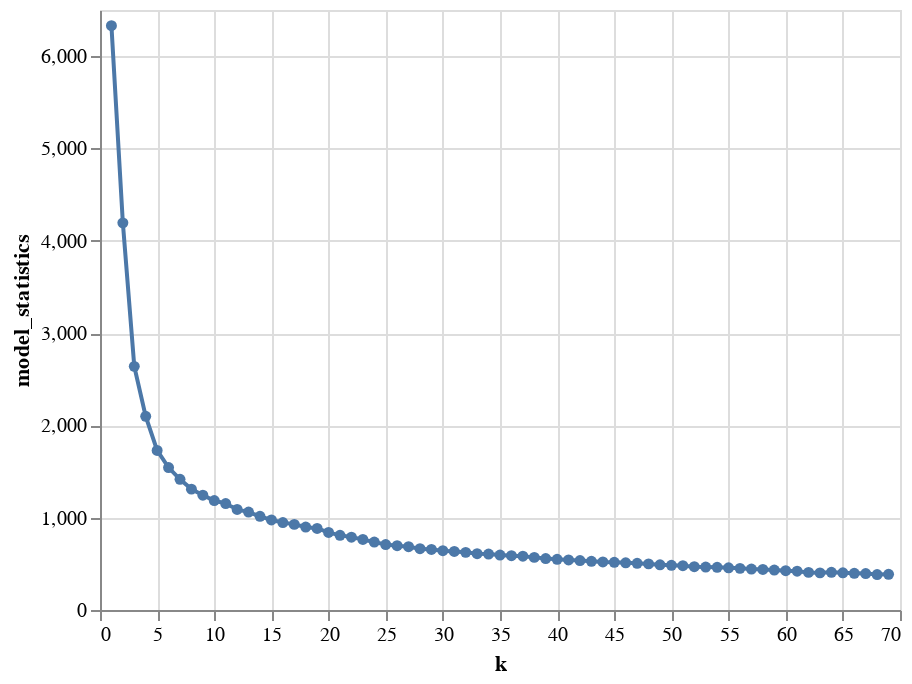

Write notebook code for a chart like this one.
### Markdown cell above
Next, the knn clustering is tested using a range of 1-70 clusters to determine which value of k would cause the smallest inertia. This was done by creating an elbow plot, from which we could visually choose the value that has the most dramatic reduction in inertia.

### Code cell
coffee_plot=alt.Chart(coffee_model_stats[["k","model_statistics"]]).mark_line(point=True).encode(x="k",y="model_statistics")
coffee_plot

### Figure 1 — Vega-Lite specification as saved in the notebook (floating-point values rounded to 4 significant figures)
{"config": {"view": {"continuousWidth": 400, "continuousHeight": 300}}, "data": {"name": "data-bc0cc20bfc7982a4a598e2eaac1fccc6"}, "mark": {"type": "line", "point": true}, "encoding": {"x": {"field": "k", "type": "quantitative"}, "y": {"field": "model_statistics", "type": "quantitative"}}, "$schema": "https://vega.github.io/schema/vega-lite/v4.17.0.json", "datasets": {"data-bc0cc20bfc7982a4a598e2eaac1fccc6": [{"k": 1, "model_statistics": 6330.0}, {"k": 2, "model_statistics": 4194.0}, {"k": 3, "model_statistics": 2639.0}, {"k": 4, "model_statistics": 2098.0}, {"k": 5, "model_statistics": 1728.0}, {"k": 6, "model_statistics": 1543.0}, {"k": 7, "model_statistics": 1416.0}, {"k": 8, "model_statistics": 1309.0}, {"k": 9, "model_statistics": 1243.0}, {"k": 10, "model_statistics": 1186.0}, {"k": 11, "model_statistics": 1154.0}, {"k": 12, "model_statistics": 1089.0}, {"k": 13, "model_statistics": 1061.0}, {"k": 14, "model_statistics": 1015.0}, {"k": 15, "model_statistics": 975.4}, {"k": 16, "model_statistics": 947.8}, {"k": 17, "model_statistics": 927.6}, {"k": 18, "model_statistics": 898.4}, {"k": 19, "model_statistics": 883.3}, {"k": 20, "model_statistics": 840.3}, {"k": 21, "model_statistics": 809.1}, {"k": 22, "model_statistics": 789.2}, {"k": 23, "model_statistics": 763.9}, {"k": 24, "model_statistics": 735.8}, {"k": 25, "model_statistics": 709.3}, {"k": 26, "model_statistics": 696.2}, {"k": 27, "model_statistics": 685.4}, {"k": 28, "model_statistics": 664.5}, {"k": 29, "model_statistics": 655.9}, {"k": 30, "model_statistics": 642.7}, {"k": 31, "model_statistics": 634.0}, {"k": 32, "model_statistics": 624.5}, {"k": 33, "model_statistics": 610.3}, {"k": 34, "model_statistics": 605.8}, {"k": 35, "model_statistics": 594.7}, {"k": 36, "model_statistics": 588.3}, {"k": 37, "model_statistics": 583.2}, {"k": 38, "model_statistics": 570.0}, {"k": 39, "model_statistics": 557.4}, {"k": 40, "model_statistics": 549.0}, {"k": 41, "model_statistics": 542.6}, {"k": 42, "model_statistics": 535.8}, {"k": 43, "model_statistics": 527.8}, {"k": 44, "model_statistics": 520.4}, {"k": 45, "model_statistics": 517.1}, {"k": 46, "model_statistics": 510.8}, {"k": 47, "model_statistics": 505.8}, {"k": 48, "model_statistics": 499.5}, {"k": 49, "model_statistics": 490.0}, {"k": 50, "model_statistics": 484.3}, {"k": 51, "model_statistics": 479.5}, {"k": 52, "model_statistics": 469.6}, {"k": 53, "model_statistics": 465.6}, {"k": 54, "model_statistics": 462.9}, {"k": 55, "model_statistics": 457.5}, {"k": 56, "model_statistics": 451.0}, {"k": 57, "model_statistics": 443.7}, {"k": 58, "model_statistics": 439.2}, {"k": 59, "model_statistics": 432.2}, {"k": 60, "model_statistics": 425.3}, {"k": 61, "model_statistics": 419.9}, {"k": 62, "model_statistics": 407.6}, {"k": 63, "model_statistics": 402.3}, {"k": 64, "model_statistics": 408.1}, {"k": 65, "model_statistics": 402.4}, {"k": 66, "model_statistics": 397.7}, {"k": 67, "model_statistics": 394.8}, {"k": 68, "model_statistics": 384.2}, {"k": 69, "model_statistics": 386.7}]}}
